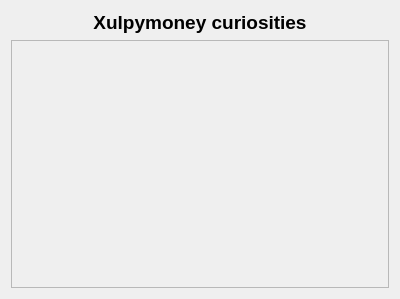
<?xml version="1.0" encoding="UTF-8"?>
<ui version="4.0">
 <class>wdgCuriosities</class>
 <widget class="QWidget" name="wdgCuriosities">
  <property name="geometry">
   <rect>
    <x>0</x>
    <y>0</y>
    <width>400</width>
    <height>299</height>
   </rect>
  </property>
  <layout class="QHBoxLayout" name="layout_2">
   <item>
    <layout class="QVBoxLayout" name="verticalLayout">
     <item>
      <widget class="QLabel" name="lblApp">
       <property name="font">
        <font>
         <pointsize>14</pointsize>
         <weight>75</weight>
         <bold>true</bold>
        </font>
       </property>
       <property name="text">
        <string>Xulpymoney curiosities</string>
       </property>
       <property name="scaledContents">
        <bool>false</bool>
       </property>
       <property name="alignment">
        <set>Qt::AlignCenter</set>
       </property>
       <property name="margin">
        <number>4</number>
       </property>
       <property name="indent">
        <number>-1</number>
       </property>
      </widget>
     </item>
     <item>
      <widget class="QScrollArea" name="scrollArea">
       <property name="widgetResizable">
        <bool>true</bool>
       </property>
       <widget class="QWidget" name="scrollAreaWidgetContents">
        <property name="geometry">
         <rect>
          <x>0</x>
          <y>0</y>
          <width>382</width>
          <height>241</height>
         </rect>
        </property>
        <layout class="QHBoxLayout" name="horizontalLayout_3">
         <item>
          <layout class="QVBoxLayout" name="layout"/>
         </item>
        </layout>
       </widget>
      </widget>
     </item>
    </layout>
   </item>
  </layout>
 </widget>
 <resources>
  <include location="../images/xulpymoney.qrc"/>
 </resources>
 <connections/>
</ui>
